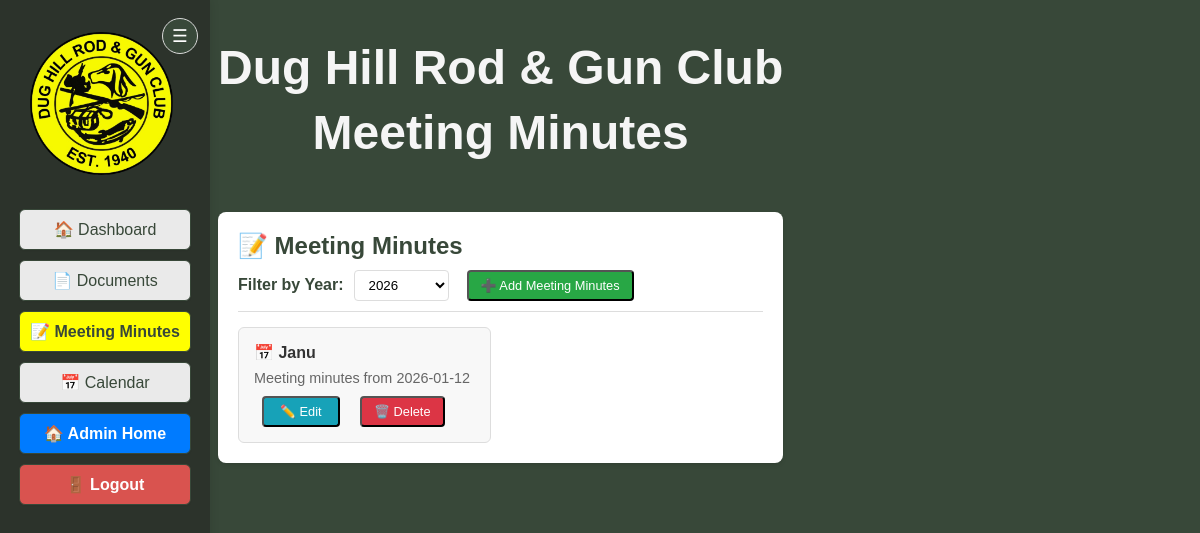
The page /member/meeting-minutes (signed in) on the database as committed earlier.
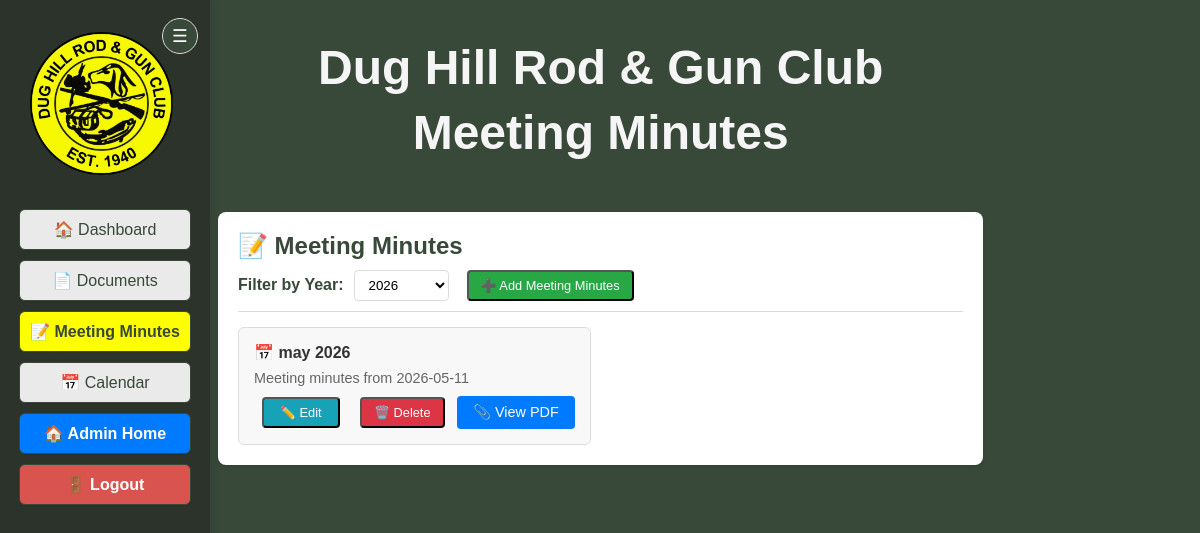
The same page on the database as committed later.
### tables this page shows
CREATE TABLE meeting_minutes (
			id INTEGER PRIMARY KEY AUTOINCREMENT,
			title TEXT NOT NULL,
			meeting_date TEXT NOT NULL,
			description TEXT,
			content TEXT NOT NULL,
			pdf_filename TEXT,
			created_at TEXT DEFAULT CURRENT_TIMESTAMP,
			updated_at TEXT DEFAULT CURRENT_TIMESTAMP
		);

### DH_DB_Webapp/app.py (the view)
@app.route('/member/meeting-minutes')
@login_required
def member_meeting_minutes():
	member = database.get_member_by_id(current_user.id)
	if not member:
		flash('Member not found.', 'danger')
		return redirect(url_for('login'))
	selected_year = request.args.get('year')
	available_years = database.get_available_years()
	if not selected_year:
		if '2026' in available_years:
			selected_year = '2026'
		else:
			selected_year = 'all'
	if selected_year and selected_year != 'all':
		meeting_minutes = database.get_meeting_minutes_by_year(selected_year)
	else:
		meeting_minutes = database.get_all_meeting_minutes()
	return render_template('member_meeting_minutes.html',
							member=member,
							active_page='meeting-minutes',
							is_admin=current_user.is_admin_or_bdfl(),
							meeting_minutes=meeting_minutes,
							available_years=available_years,
							selected_year=selected_year,
							pending_applications=get_pending_application_count())

### DH_DB_Webapp/app.py (called while the page is built)
def register_context_processors(app):
	@app.context_processor
	def inject_applications():
		try:
			from flask_login import current_user
			import database
			if current_user.is_authenticated and current_user.is_admin_or_bdfl():
				applications = database.get_all_applications(status='pending')
			else:
				applications = []
		except Exception:
			applications = []
		return dict(applications=applications)

@app.before_request
def exempt_csrf_for_event_signin():
    if request.endpoint == 'event_signin_submit':
        g.csrf_validated = True

def get_pending_application_count():
	try:
		applications = database.get_all_applications(status='pending')
		return len(applications)
	except:
		return 0

@app.before_request
def check_password_change_required():
	if request.endpoint in ['static', 'login', 'logout', 'change_password', 'register']:
		return
	if current_user.is_authenticated and hasattr(current_user, 'must_change_password') and current_user.must_change_password:
		if request.endpoint != 'change_password':
			return redirect(url_for('change_password'))

    @property
    def is_active(self):
        return self._is_active

### DH_DB_Webapp/templates/member_meeting_minutes.html (shortened to what the changed rows need)
<!DOCTYPE html>
<html>
<head>
</head>
<body style="background-color:#384839; font-family:Arial, Helvetica, sans-serif;">
    <div style="display:flex; flex-direction:row;">
        <div class="main-content">
            <div style="display:flex; flex-direction:row; align-items:center; justify-content:center; margin-bottom:20px; width:100%;">
                <div style="text-align:center; width:100%;">
                    <h1 style="margin-bottom:0.2em; color:#f5f5f5; font-size:3em;">Dug Hill Rod & Gun Club</h1>
                    <h1 style="margin-top:0.2em; color:#f5f5f5; font-size:3em;">Meeting Minutes</h1>
                </div>
            </div>
            <div class="documents-container">
                <div class="documents-card">
                    <div class="card-header">
                        <h2 class="card-title">📝 Meeting Minutes</h2>
                    </div>
                    <div class="document-list">
                        {% if meeting_minutes %}
                        {% for minutes in meeting_minutes %}
                        <div class="document-item">
                            <div class="document-title">📅 {{ minutes.title }}</div>
                            <div class="document-description">
                                Meeting minutes from {{ minutes.meeting_date }}
                            </div>
                            <div class="document-actions">
                                {% if is_admin %}
                                <button onclick="event.preventDefault(); event.stopPropagation(); editMinutes({{ minutes.id }}, '{{ minutes.title }}', '{{ minutes.meeting_date }}', '', '')" class="upload-btn" style="background: #17a2b8; padding: 6px 16px;">✏️ Edit</button>
                                <form method="post" action="{{ url_for('delete_meeting_minutes', minutes_id=minutes.id) }}" style="display: inline;" onsubmit="return confirm('Are you sure you want to delete these meeting minutes?')">
                                    <button type="submit" class="upload-btn" style="background: #dc3545;">🗑️ Delete</button>
                                </form>
                                {% endif %}
                                {% if minutes.pdf_filename %}
                                <a href="{{ url_for('static', filename=minutes.pdf_filename) }}" class="document-link" target="_blank">📎 View PDF</a>
                                {% endif %}
                            </div>
                        </div>
                        {% endfor %}
                        {% else %}
                        <div class="document-item">
                            <div class="document-title">No meeting minutes available</div>
                            <div class="document-description">Meeting minutes will appear here once they are added by an administrator.</div>
                        </div>
                        {% endif %}
                    </div>
                </div>
            </div>
        </div>
    </div>
</body>
</html>

Rows that differ between the two databases and show on the page:
removed meeting_minutes: title "Janu", meeting_date "2026-01-12"
added meeting_minutes: title "may 2026", meeting_date "2026-05-11"
